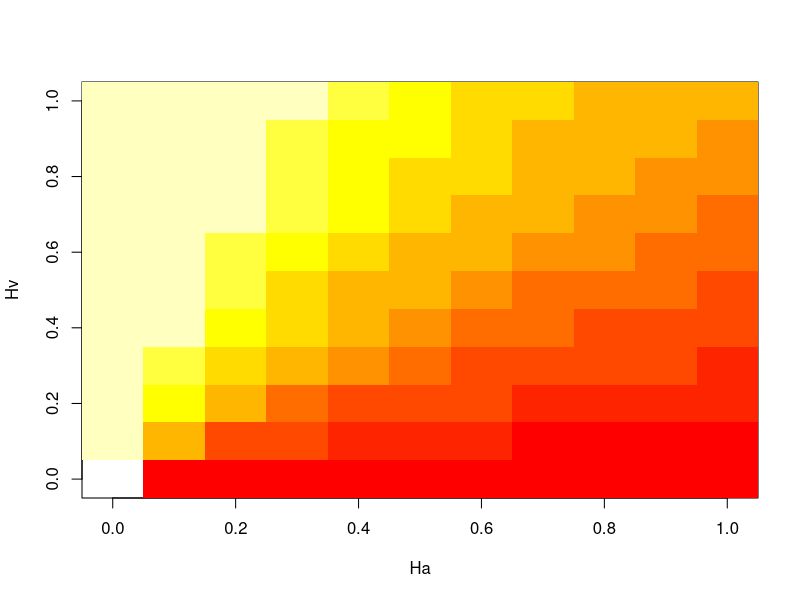
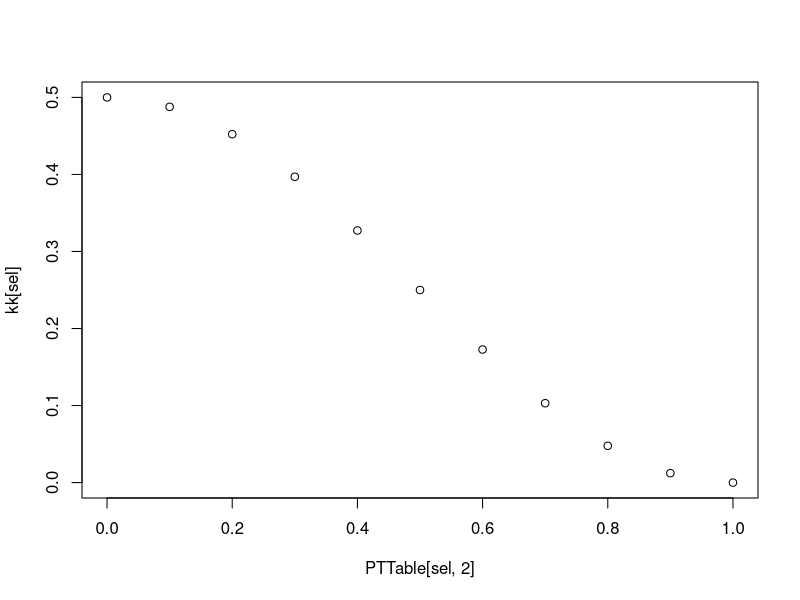
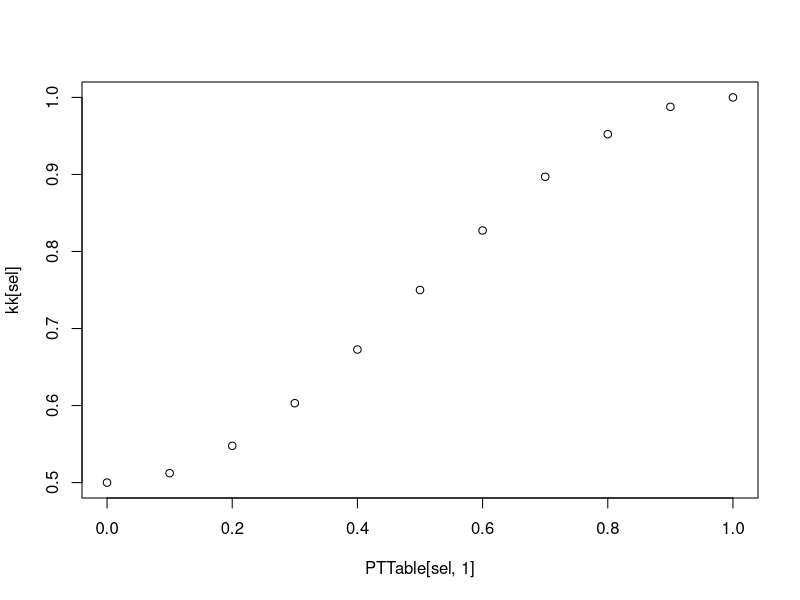
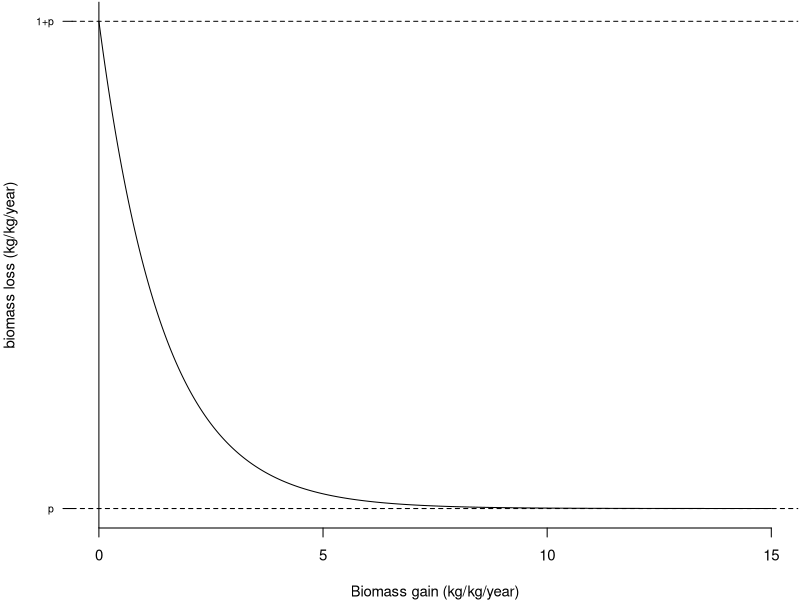
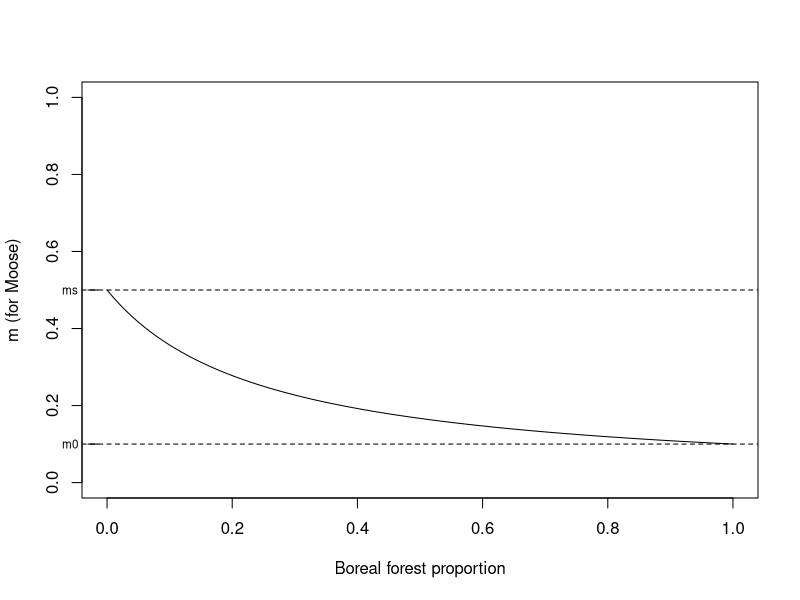
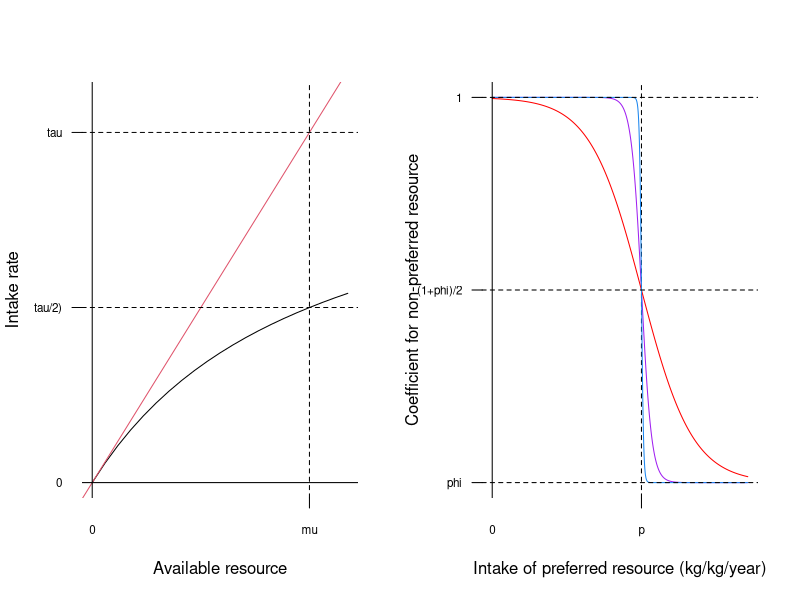

Write R code to recreate these figures, in order.
#------------------------------------------
# Herbivore mortality
#------------------------------------------
Intake = seq(0,15,0.01)
p = 5.84; z = 1; cc=0.7
M = p+exp(-z*cc*Intake)

pdf("../graphs/herbivore_mortality.pdf", height=3, width=3)

par(mar=c(4,4,0.1,0.1), cex=.9)
plot(M~Intake, type ="l", yaxt="n",ylab = "biomass loss (kg/kg/year)", xlab = "Biomass gain (kg/kg/year)", bty="n")
abline(h=p, lty=2)
axis(2, at = p, labels="p", las = 1, cex.axis =0.7)
abline(h=1+p, lty=2)
axis(2, at = 1+p, labels="1+p", las = 1, cex.axis =0.7)

abline(h=0)
abline(v=0)

dev.off()

## mortality en fonction de B

BB = seq(0,1,0.01)
m0 = 0.1
ms = 0.5
ma = ms/(1+(ms/m0-1)*BB)

pdf("../graphs/shelter_effect.pdf", height=4, width=4)

plot(ma~BB, type = "l", ylim = c(0,1), xlab = c("Boreal forest proportion"), ylab = "m (for Moose)")
abline(h=m0, lty=2)
abline(h=ms, lty=2)
axis(2, at = m0, labels="m0", las = 1, cex.axis = 0.7, line = -0.8)
axis(2, at = ms, labels="ms", las = 1, cex.axis = 0.7, line = -0.8)

dev.off()
#------------------------------------------
# Intake rates
#------------------------------------------
F1 = seq(0,20,1)
tau = 17; mu = tau; 
I1 = tau*F1/(tau + F1)

pdf("../graphs/intakes.pdf", height=4, width=7)

par(mfrow = c(1,2))
plot(I1~F1, type ="l", ylim = c(0,tau*1.1), xaxt="n", yaxt="n", ylab = "Intake rate", xlab="Available resource", bty="n")
abline(0,1, col = 2)
abline(v=mu, lty=2)
axis(1, at = mu, labels="mu", las = 1, cex.axis =0.7)
abline(h=tau/2, lty=2)
axis(2, at = tau/2, labels="tau/2)", las = 1, cex.axis =0.7)
abline(h=tau, lty=2)
axis(2, at = tau, labels="tau", las = 1, cex.axis =0.7)

abline(h=0)
abline(v=0)
axis(1, at = 0, labels="0", cex.axis =0.7, tick=F)
axis(2, at = 0, labels="0",las = 1,  cex.axis =0.7, tick=F)

#------------------------------------------
r=5; 
I1 = seq(0,10,0.01)
phi = 0.1
#I2 = 1/(1+exp(r*(I1-p)))
#I2 = (phi*(exp(p)-1)*exp(-p))/((exp(p)-2)*exp(-p) +exp(r*(I1-p)))
I2 = phi + (1-phi)/(1+exp(r*(I1-p)))

plot(I2~I1, type ="l", xaxt="n", yaxt="n", ylab = "Coefficient for non-preferred resource", xlab="Intake of preferred resource (kg/kg/year)", bty="n", col="purple")
abline(v=p, lty=2)

r=1
I2 = phi + (1-phi)/(1+exp(r*(I1-p)))
lines(I2~I1, col="red")

r=25
I2 = phi + (1-phi)/(1+exp(r*(I1-p)))
lines(I2~I1, col="dodgerblue2")

axis(2, at = 1, labels="1", las = 1, cex.axis =0.7)
axis(2, at = phi, labels="phi", las = 1, cex.axis =0.7)
axis(2, at = (1+phi)/2, labels="(1+phi)/2", las = 1, cex.axis =0.7)

axis(1, at = p, labels="p", cex.axis =0.7)

abline(h=1, lty=2)
abline(h=phi, lty=2)
abline(h=(1+phi)/2, lty=2)

abline(v=0)
axis(1, at = 0, labels="0", cex.axis =0.7, tick=F)
axis(2, at = 0, labels="0", las = 1, cex.axis =0.7, tick=F)


dev.off()


#------------------------------------------
# competition
#------------------------------------------
Ha = Hv = seq(0,1,0.1)
Htable = expand.grid(Ha, Hv)
kk = unlist(apply(Htable, 1, function(x){exp(-log(1/0.5)*x[2]/x[1])}))

image(Ha, Hv, matrix(kk, ncol=length(Ha)), col=rev(heat.colors(10)))


#------------------------------------------
# effects on beta
#------------------------------------------
PTT = PTB = seq(0,1,0.1)
PTTable = expand.grid(PTT, PTB)

beta0 = 0.5

kk = unlist(apply(PTTable, 1, function(x){
exp(-log(1/beta0)*((1-x[1])/(1-x[2])))
}))

kk = unlist(apply(PTTable, 1, function(x){
(1/2)*((beta0)*cos(x[2]*pi) + ((1-beta0))*cos(pi*(1+x[1])) + 1 )
}))

sel = PTTable[,1] ==0
plot(PTTable[sel,2], kk[sel])

sel = PTTable[,2] ==0
plot(PTTable[sel,1], kk[sel])

#------------------------------------------
# effects on c and alpha
#------------------------------------------
#UG = US = seq(0,1, 0.1)
#c0 = 0.5; 
#cb = c0 * (1-US)
#cg = UG*(1-c0) + c0
#
#pdf("../graphs/effectsOnVeg.pdf", height=4, width=10)
#
#cexax = 1
#par(mfrow = c(1,3), cex.lab=1.4)
#plot(cb~US, type ="l", ylim = c(0,1), xaxt="n", yaxt="n", ylab = "c", main = "S/G competition \nwhen the grazer is absent", xlab="Herbivore pressure on S")
#abline(h=c0, lty=2)
#axis(2, at = c0, labels="c0", las = 1, cex.axis =cexax)
#axis(1, at = 0, labels="0", cex.axis =cexax, tick=F)
#axis(2, at = 0, labels="0", las = 1, cex.axis =cexax, tick=F)
#axis(1, at = 1, labels="1", cex.axis =cexax, tick=F)
#axis(2, at = 1, labels="1", las = 1, cex.axis =cexax, tick=F)
#
#plot(cg~UG, type ="l", ylim = c(0,1), xaxt="n", yaxt="n", ylab = "c", main = "S/G competition \nwhen the browser is absent", xlab="Herbivore pressure on G")
#abline(h=c0, lty=2)
#axis(2, at = c0, labels="c0", las = 1, cex.axis =cexax)
#axis(1, at = 0, labels="0", cex.axis =cexax, tick=F)
#axis(2, at = 0, labels="0", las = 1, cex.axis =cexax, tick=F)
#axis(1, at = 1, labels="1", cex.axis =cexax, tick=F)
#axis(2, at = 1, labels="1", las = 1, cex.axis =cexax, tick=F)
#
#plot(cb~US, type ="l", ylim = c(0,1), xaxt="n", yaxt="n", ylab = "alpha", main = "Succession rate", xlab="Herbivore pressure on S")
#abline(h=c0, lty=2)
#axis(2, at = c0, labels="alpha0", las = 3, cex.axis =cexax)
#
#axis(1, at = 0, labels="0", cex.axis =cexax, tick=F)
#axis(2, at = 0, labels="0", las = 1, cex.axis =cexax, tick=F)
#axis(1, at = 1, labels="1", cex.axis =cexax, tick=F)
#axis(2, at = 1, labels="1", las = 1, cex.axis =cexax, tick=F)
#
#dev.off()
#
#------------------------------------------
# effects of environment
#------------------------------------------
#env = seq(-3, 3, by=.1)
#
#comp0 = 0.8
#comp = comp0*(1-pnorm(env))
#
#k = pnorm(env)
#
#uvw = .6 - .8*env/(max(env)-min(env))
#
#pdf("../graphs/environmental_gradient.pdf", height=4, width=4)
#cexax = 1
#par(mfrow = c(1,1), cex.lab=1.4)
#
#plot(uvw~env, type ="l", ylim = c(0,1), xaxt="n",  ylab = "biomass factor", main = "", xlab="environmental gradient")
#abline(h=0.5, lty=2)
#
#
#dev.off()
#
#
#
